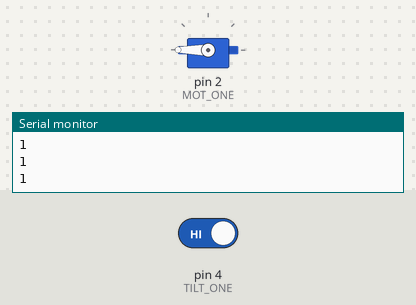
Simulated run of this sketch. Board: Arduino Uno, built with avr-gcc and run on an emulated ATmega328P. Parts: servo, the last lines printed to the serial monitor. The test bench sets the inputs (shaded band); at power-on: pin 4 (TILT_ONE) HIGH.

Above: at 3.2 s.
3.3 s: pin 4 (TILT_ONE) driven LOW
At 4.1 s:
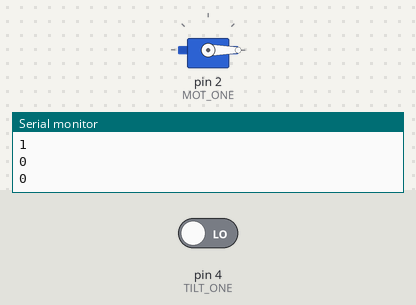
5.0 s: pin 4 (TILT_ONE) driven HIGH
At 6.4 s:
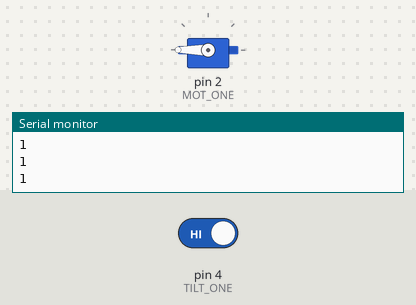
Timing chart, 0 to 8.0 s (numbered marks = the images above; inputs shaded):
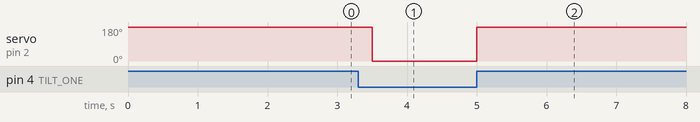

The sketch:

finaldraft.ino
```cpp
//int ledPin = 12;
//int sensorPin = 4;
//int sensorValue;
//int lastTiltState = HIGH; // the previous reading from the tilt sensor
//#include <Servo.h>
//
//Servo myservo;
//int pos = 0;
//long lastDebounceTime = 0; // the last time the output pin was toggled
//long debounceDelay = 50; // the debounce time; increase if the output flickers
//
//void setup(){
//pinMode(sensorPin, INPUT);
//digitalWrite(sensorPin, HIGH);
//pinMode(ledPin, OUTPUT);
//Serial.begin(9600);
// myservo.attach(2);
// myservo.write(180);
// delay(2000);
//}
//
//void loop(){
//sensorValue = digitalRead(sensorPin);
//if (lastTiltState) {
//  myservo.write(0);
//}
//
//Serial.println(sensorValue);
//delay(500);
//}

#define MOT_ONE 2
#define TILT_ONE 4
int sensorValue;
#include <Servo.h>


Servo myservo;
int pos = 0; //pos is position
long lastDebounceTime = 0;

void setup(){
  pinMode(TILT_ONE, INPUT_PULLUP);
  pinMode(MOT_ONE, OUTPUT);
  Serial.begin(9600);
    myservo.attach(2);
    myservo.write(180);
    delay(2000);
}

void loop(){
  int TILT_VAL_ONE = digitalRead(TILT_ONE);
    if(TILT_VAL_ONE == LOW){
      myservo.write(0);}
    if(TILT_VAL_ONE == HIGH){
      myservo.write(180);}
     Serial.println(TILT_VAL_ONE);
     delay(500);
    }
```

Measured:
- after the input at 3.3 s, servo on pin 2 (MOT_ONE): 180° → 0° after 0.20 s
- after the input at 5.0 s, servo on pin 2 (MOT_ONE): 0° → 180° at once
